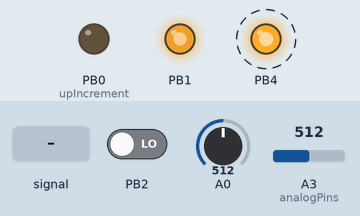
Recording of a sketch running on a simulated ATtiny85, built with avr-gcc and run on an emulated ATtiny85. Shown: output pins drawn as LEDs (lit = HIGH). Dashed ring = blinking. Inputs (shaded band) come from the test bench; at power-on: A0 = 512, A3 (analogPins) = 512, PB2 LOW. Random numbers use the default seed unless the sketch sets one.

Above: at 1.2 s.
1.3 s: A0 fed a 200 Hz sine of ±460 counts around its level
At 1.65 s:
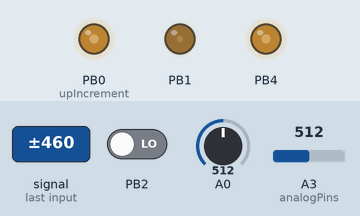
4.3 s: A0 set to 716
At 4.65 s:
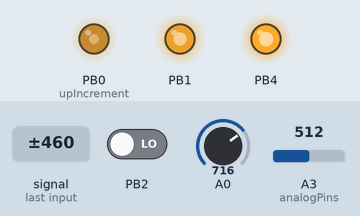
At 5.25 s:
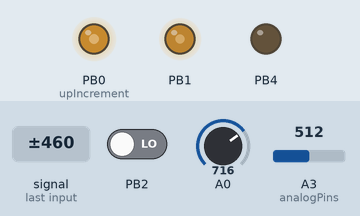
Timing chart, 0 to 6.8 s (numbered marks = the images above; inputs shaded):
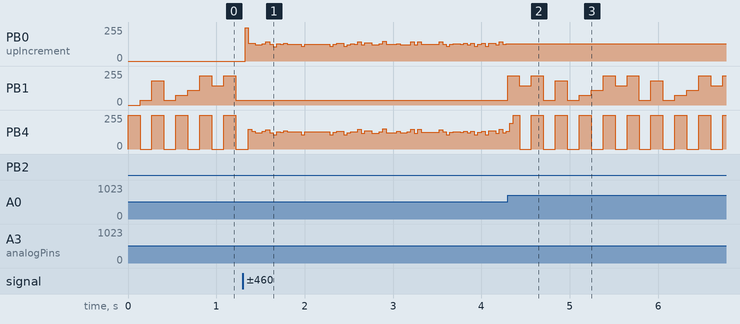

Measured:
- after the input at 4.3 s, PB1: 218/255 → 145/255 after 0.13 s, then repeats every 1.1 s: 218/255 0.14 s, 36/255 0.14 s, 182/255 0.14 s, 36/255 0.14 s, 72/255 0.14 s, 109/255 0.14 s, 218/255 0.14 s, 145/255 0.14 s

The sketch:

RUNGLER.ino
```cpp
#define F_CPU 8000000  // This is used by delay.h library
//#include "fastAnalogRead.h"
#include <stdlib.h>
//#include <EEPROM.h>
#include <avr/interrupt.h>
//#include <expADSR.h>
#include <avr/io.h>        // Adds useful constants
#include <util/delay.h>    // Adds delay_ms and delay_us functions
//#include <Oscil.h>
// Only use Serial if using ATTiny85
// Serial output connections:
//#include <SoftwareSerial.h>
//#define rxPin 5    // We use a non-existant pin as we are not interested in receiving data
//#define txPin 3
//SoftwareSerial serial(rxPin, txPin);
uint8_t analogChannelRead=0;
uint16_t analogValues[4];
uint16_t lastAnalogValues[4];
uint8_t runglerByte;
uint32_t curveMap(uint8_t value, uint8_t numberOfPoints, uint16_t * tableMap){
  uint32_t inMin=0, inMax=255, outMin=0, outMax=255;
  for(int i=0;i<numberOfPoints-1;i++){
    if(value >= tableMap[i] && value <= tableMap[i+1]) {
      inMax=tableMap[i+1];
      inMin=tableMap[i];
      outMax=tableMap[numberOfPoints+i+1];
      outMin=tableMap[numberOfPoints+i];
      i=numberOfPoints+10;
    }
  }
  return map(value,inMin,inMax,outMin,outMax);
}


void setup()  {
  setTimers(); //setup audiorate interrupt
runglerByte=random(255);
  pinMode(0, OUTPUT);
  // digitalWrite(0,LOW);
 // pinMode(A1, INPUT);
 // pinMode(A2, INPUT);
  pinMode(A3, INPUT);
  pinMode(1, OUTPUT);
  pinMode(2, INPUT);
  pinMode(3, INPUT);
  pinMode(4, OUTPUT);
  // digitalWrite(1,LOW);

  //  pinMode(1, INPUT_PULLUP);
  // digitalWrite(1,LOW);
  //  analogRead(A3);

  init();
  connectChannel(analogChannelRead);
  startConversion();

}

void setTimers(void)
{
  /*
  TCCR0A=0;
   TCCR0B=0;
   bitWrite(TCCR0A,COM0A0,0);
   bitWrite(TCCR0A,COM0A1,1);
   bitWrite(TCCR0A,COM0B0,0);
   bitWrite(TCCR0A,COM0B1,1);
   bitWrite(TCCR0A,WGM00,1);
   bitWrite(TCCR0A,WGM01,1);
   bitWrite(TCCR0B,WGM02,0);
   bitWrite(TCCR0B,CS00,1);
   */
  TCCR0A = 2<<COM0A0 | 2<<COM0B0 | 3<<WGM00;
  TCCR0B = 0<<WGM02 | 1<<CS00;

  //  setup timer 0 to run fast for audiorate interrupt
  TCCR1 = 0;                  //stop the timer
  TCNT1 = 0;                  //zero the timer
  GTCCR = _BV(PSR1);          //reset the prescaler
  OCR1A = 250;                //set the compare value
  // OCR1C = 31;
  TIMSK = _BV(OCIE1A);        //interrupt on Compare Match A
  //start timer, ctc mode, prescaler clk/1
  TCCR1 = _BV(CTC1) | _BV(CS12);//  | _BV(CS11) ;//| _BV(CS10); //| _BV(CS13) | _BV(CS12) | _BV(CS11) |
  bitWrite(TCCR1,CS12,0);
  sei();
}


uint8_t analogPins[3]={
  A1,A2,A3};

uint8_t _xor;
int _val;
bool _gate;
int out,in;
bool render;
bool cycle;
bool usePin[4]={true,false,false,true};
void loop() {
  //bitRead(PINB,PINB1);
  if(isConversionFinished()){
    lastAnalogValues[analogChannelRead]=analogValues[analogChannelRead];
    analogValues[analogChannelRead]= getConversionResult();
    analogChannelRead++;
    while(!usePin[analogChannelRead]){
      analogChannelRead++;
      if(analogChannelRead>3) analogChannelRead=0;
    }
    if(analogChannelRead>3) analogChannelRead=0;
    connectChannel(analogChannelRead);
    startConversion();
  }


  if( lastAnalogValues[3]!= analogValues[3]) setFrequency(analogValues[3]);


  _delay_us(250);


}
void _digitalWrite(uint8_t _state){
 // bitWrite(PORTB,PB1,_state);
  //if(_state==0) PORTB &= ~(1<<PB1);
  // else  PORTB |= 1<<PB1;
}

int pwmCounter;

uint16_t upIncrement=0;
uint16_t downIncrement=255;
uint32_t _upIncrement=0;
uint32_t _downIncrement=255;
uint8_t pwmIncrement;
uint8_t waveshape,lastWaveshape;


long _value;
bool goingUp;
uint16_t counter;

//divider++;
// if(dividerCounter
/*
  switch(divider){
 case 0:
 if(counter>127) counter=0;
 break;
 case 1:
 break;
 }
 */
//render square output


uint8_t lfoValue;
bool lfoFlop=true;
bool resetState=false;
uint16_t runglerOut;
ISR(TIMER1_COMPA_vect)  //audiorate interrupt
{


  lfoValue++;
 if( lastAnalogValues[0]<900 && analogValues[0]>=900) lfoValue=0;
  bitWrite(PORTB,PB4,lfoFlop);// lfoValue>>7);//(lfoValue>>6)%2);
/*
  bool newValue=
  if(newValue && !resetState){ //reset
    lfoValue=0;
    lfoFlop=false;
  }
  resetState=newValue;
*/
  if(lfoValue==0){
    lfoFlop=!lfoFlop;
   // if(lfoFlop) { //rungler
      bool newBit= bitRead(runglerByte,7) ;
      runglerByte=runglerByte<<1;
      if(bitRead(PINB,PINB2)){
        newBit=!newBit;
      }
      bitWrite(runglerByte,0,newBit);
      runglerOut=0;
      bitWrite(runglerOut,0,bitRead(runglerByte,0));
      bitWrite(runglerOut,1,bitRead(runglerByte,3));
      bitWrite(runglerOut,2,bitRead(runglerByte,5));
      runglerOut=map(runglerOut,0,7,0,255);

   // }
  }

  if(lfoFlop) out =255-lfoValue;
  else out=lfoValue;


  OCR0A= constrain(out,0,255);//constrain(renderVco()^_xor,0,255); //pwm output
  OCR0B= runglerOut;
  TCNT1 = 0;
}


void setFrequency(int _freq){
  _freq=1024-_freq;
  uint8_t preScaler=_freq>>7;
  preScaler+=2; //*2
  for(uint8_t i=0;i<4;i++) bitWrite(TCCR1,CS10+i,bitRead(preScaler,i));

  uint8_t compare=_freq;
  bitWrite(compare,7,0);
  OCR1A=compare+128;
// OCR1A=compare<<1;


 // OCR1A=tuneTable[map(compare,0,127,0,12)]; //quantized

}

void _setFrequency(int _freq){
  if(_freq<256){
    bitWrite(TCCR1,CS13,1);
    bitWrite(TCCR1,CS12,0);
    bitWrite(TCCR1,CS11,1);
    bitWrite(TCCR1,CS10,0);
    OCR1A=map(_freq,0,255,255,1);//constrain(255-(_freq>>1),1,255);
  }
  else if(_freq<750){
    bitWrite(TCCR1,CS13,1);
    bitWrite(TCCR1,CS12,0);
    bitWrite(TCCR1,CS11,0);
    bitWrite(TCCR1,CS10,0);
    OCR1A=map(_freq,256,750,255,20);
  }
  else{
     bitWrite(TCCR1,CS13,0);
    bitWrite(TCCR1,CS12,1);
    bitWrite(TCCR1,CS11,0);
    bitWrite(TCCR1,CS10,0);
    OCR1A=map(_freq,751,1024,255,50);
  }
    /*
  _freq=map(_freq,0,1024,384,0);
  uint8_t prescaler = _freq>>7;
  switch(prescaler){
  case 0: //fastest prescaler =0
    bitWrite(TCCR1,CS13,1);
    bitWrite(TCCR1,CS12,0);
    bitWrite(TCCR1,CS11,0);
    bitWrite(TCCR1,CS10,0);
    break;
  case 1: //prescaler 128 times slower
    bitWrite(TCCR1,CS13,1);
    bitWrite(TCCR1,CS12,0);
    bitWrite(TCCR1,CS11,0);
    bitWrite(TCCR1,CS10,1);
    break;
  case 2:
    bitWrite(TCCR1,CS13,1);
    bitWrite(TCCR1,CS12,0);
    bitWrite(TCCR1,CS11,1);
    bitWrite(TCCR1,CS10,0);
    break;
    /*
  case 3:
     bitWrite(TCCR1,CS13,0);
     bitWrite(TCCR1,CS12,0);
     bitWrite(TCCR1,CS11,0);
     bitWrite(TCCR1,CS10,0);
     break;
     case 4:
     bitWrite(TCCR1,CS13,0);
     bitWrite(TCCR1,CS12,0);
     bitWrite(TCCR1,CS11,0);
     bitWrite(TCCR1,CS10,0);
     break;
     */
     /*
  }
  // bitWrite(TCCR1,CS13,bitRead(prescaler,2));
  // bitWrite(TCCR1,CS11,bitRead(prescaler,1));
  //  bitWrite(TCCR1,CS10,bitRead(prescaler,0));
  uint8_t compare=_freq;
  OCR1A=(compare>>1)<<1;
  */

}
```

analogFast.ino
```cpp
#define setHigh(port, pin) ((port) |= (1 << (pin)))
void init() {
	ADMUX  = 0;//(1<<REFS0);							// external reference voltage
	ADCSRA  = (1<<ADEN);   							// enable ADC
	ADCSRA |= (1<<ADPS2) | (1<<ADPS1) |(1<<ADPS0);	// prescaler = highest division
//     ADCSRB |= (1<<BIN); //bipolar mode
}


// channel 8 can be used to measure the temperature of the chip
void connectChannel(uint8_t number) {
	ADMUX &= (11110000);
	ADMUX |= number;
	//DIDR0  =  (1<<number);
}

void startConversion() {
	setHigh(ADCSRA,ADSC);
}

bool isConversionFinished() {
	 return (ADCSRA & (1<<ADIF));
}

bool isConversionRunning() {
	return !(ADCSRA & (1<<ADIF));
}

uint16_t getConversionResult() {
	uint16_t result = ADCL;
	return result | (ADCH<<8);
}
```
